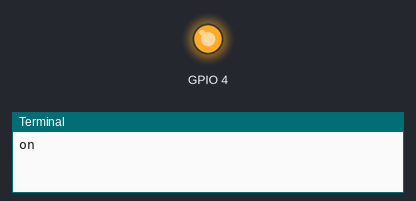
A program run on a simulated Raspberry Pi (BCM pin numbers). On the bench: output pins drawn as LEDs (lit = HIGH), the last lines printed to the terminal.

Above: at 2.5 s.
At 7.5 s:
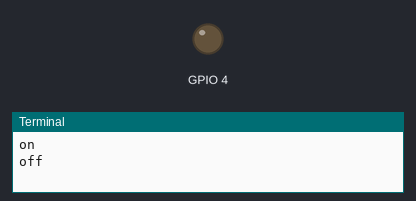
Timing chart, 0 to 13.0 s (numbered marks = the images above):
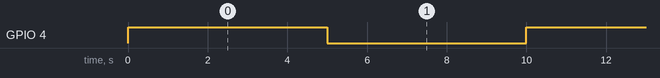

The program:

test.py
```python
import RPi.GPIO as GPIO
import time

GPIO.setmode (GPIO.BCM)
GPIO.setup (4, GPIO.OUT)

while True:
    GPIO.output(4, True)
    print("on")
    time.sleep(5)
    GPIO.output(4, False)
    print("off")
    time.sleep(5)
```

Measured:
- by itself, GPIO 4: alternates HIGH for 5.0 s and LOW for 5.0 s
